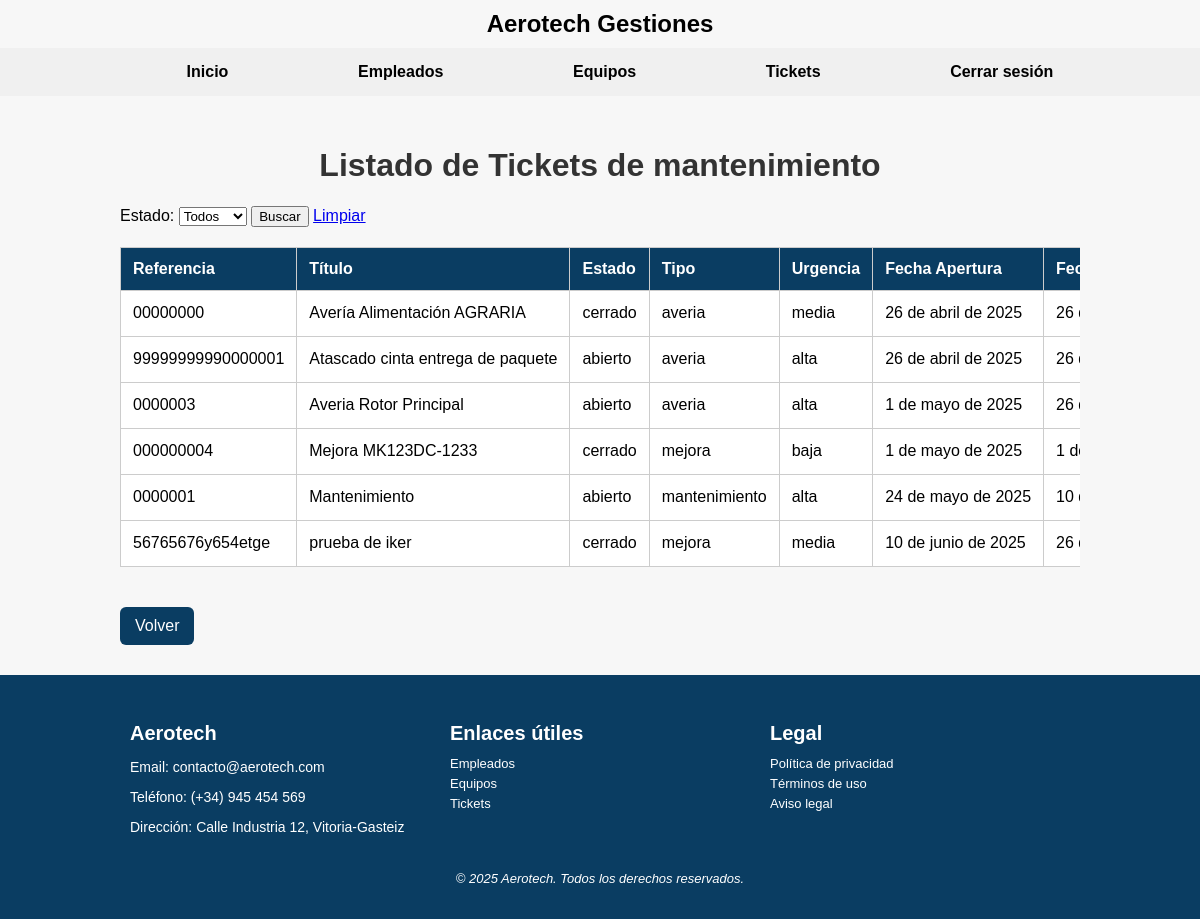
Screenshot of /Aerotech/tickets/ (signed in) with the database file from the repository.
### Aerotech/models.py (models this page shows, shortened)
class Ticket(models.Model):
    URGENCIA = [
        ('alta', 'Alta'),
        ('media', 'Media'),
        ('baja', 'Baja')
        ]
    TIPO = [
        ('averia', 'Avería'),
        ('mejora', 'Mejora'),
        ('mantenimiento', 'Mantenimiento')
    ]
    ESTADO = [
        ('abierto', 'Abierto'),
        ('cerrado', 'Cerrado')
    ]
    referencia = models.CharField(max_length=100, unique=True)
    titulo = models.CharField(max_length=200)
    descripcion = models.TextField()
    fecha_apertura = models.DateField(auto_now_add=True)
    fecha_resolucion = models.DateField(null=True, blank=True)
    urgencia = models.CharField(max_length=10, choices=URGENCIA)
    tipo = models.CharField(max_length=15, choices=TIPO)
    estado = models.CharField(max_length=10, choices=ESTADO)
    empleado = models.ForeignKey(Empleado, on_delete=models.SET_NULL, null=True)
    equipos = models.ManyToManyField(Equipo)

### Aerotech/views.py (the view)
# urls.py: path('tickets/', views.ListaTickets.as_view(), name='lista-tickets'),
class ListaTickets(ListView):
    model = Ticket
    template_name = 'lista_tickets.html'
    context_object_name = 'tickets'
    def get_queryset(self):
        queryset = super().get_queryset()
        estado = self.request.GET.get('estado')
        if estado:
            queryset = queryset.filter(estado=estado)
        return queryset
    def dispatch(self, request, *args, **kwargs):  # Prueba para el logger y protección de navegación
        if "empleado_id" not in request.session:
            return redirect("login-empleado")
        return super().dispatch(request, *args, **kwargs)
    def get_context_data(self, **kwargs):
        context = super().get_context_data(**kwargs)
        context['estados'] = Ticket.objects.values_list('estado', flat=True).distinct()
        return context

### Aerotech/templates/lista_tickets.html (shortened to what this page needs)
{% extends 'base.html' %}
{% load static %}
{% block content %}
<h1>Listado de Tickets de mantenimiento</h1>
<form method="get" class="mb-3">
  <label>Estado:</label>
  <select name="estado">
    <option value="">Todos</option>
  </select>
  <button type="submit">Buscar</button>
  <a href="{% url 'lista-tickets' %}">Limpiar</a>
</form>
<div class="lista_informacion">
<table>
  <thead>
    <tr>
      <th>Referencia</th>
      <th>Título</th>
      <th>Estado</th>
      <th>Tipo</th>
      <th>Urgencia</th>
      <th>Fecha Apertura</th>
      <th>Fecha Resolución</th>
    </tr>
  </thead>
  <tbody>
    {% for ticket in tickets %}
    <tr id="ticket-{{ ticket.id }}">
      <td>{{ ticket.referencia }}</td>
      <td>{{ ticket.titulo }}</td>
      <td class="estado">{{ ticket.estado }}</td>
      <td>{{ ticket.tipo }}</td>
      <td>{{ ticket.urgencia }}</td>
      <td>{{ ticket.fecha_apertura }}</td>
      <td>{{ ticket.fecha_resolucion }}</td>
    </tr>
    {% empty %}
    <tr>
      <td colspan="7">No se encontraron tickets con ese estado.</td>
    </tr>
    {% endfor %}
  </tbody>
</table>
</div>
<a class="btn" href="{% url 'home' %}">Volver</a>
{% endblock %}

### static/css/estilos.css (style rules this page uses)
html, body { height: 100%; padding: 0; display: flex; flex-direction: column; font-family: Arial, sans-serif; margin: 0px; background-color: #f7f7f7; }
h1 { color: #333; text-align: center; }
.lista_informacion { overflow-x: auto; margin: 0 auto; max-width: 100%; }
table { min-width: 800px; margin: 20px auto; border-collapse: collapse; background-color: white; }
th, td { border: 1px solid #ccc; padding: 12px; text-align: left; white-space: nowrap; }
th { background-color: #0a3d62; color: white; }
.btn { display: inline-block; margin-top: 20px; padding: 10px 15px; background-color: #0a3d62; color: white; text-decoration: none; border-radius: 6px; transition: background-color 0.3s ease; }

### rows the page displays
Ticket: referencia "00000000", titulo "Avería Alimentación AGRARIA", estado "cerrado", tipo "averia", urgencia "media", fecha_apertura "26 de abril de 2025", fecha_resolucion "26…"
Ticket: referencia "99999999990000001", titulo "Atascado cinta entrega de paquete", estado "abierto", tipo "averia", urgencia "alta", fecha_apertura "26 de abril de 2025", fecha_resolucion "26…"
Ticket: referencia "0000003", titulo "Averia Rotor Principal", estado "abierto", tipo "averia", urgencia "alta", fecha_apertura "1 de mayo de 2025", fecha_resolucion "26…"
Ticket: referencia "000000004", titulo "Mejora MK123DC-1233", estado "cerrado", tipo "mejora", urgencia "baja", fecha_apertura "1 de mayo de 2025", fecha_resolucion "1…"
Ticket: referencia "0000001", titulo "Mantenimiento", estado "abierto", tipo "mantenimiento", urgencia "alta", fecha_apertura "24 de mayo de 2025", fecha_resolucion "10…"
Ticket: referencia "56765676y654etge", titulo "prueba de iker", estado "cerrado", tipo "mejora", urgencia "media", fecha_apertura "10 de junio de 2025", fecha_resolucion "26…"
